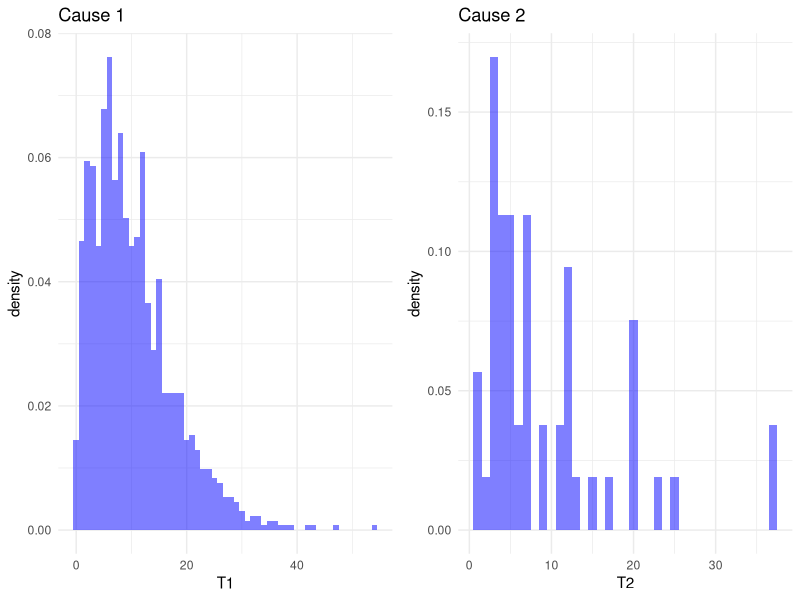

Write the R code that produced this figure.
## ---- chunk 1
knitr::opts_chunk$set(echo = TRUE)
# Libraries
library(gridExtra)
library(tidyverse)
## ---- chunk 2
n <- 1700

X0 <- rbinom(n, 1, 0.1627)
X1 <- rpois(n, 35)
L0 <- cbind(X0, X1)

# Effekt
alpha <- c(0, 0)
beta <- c(0.5816, -0.1)
## ---- chunk 3
# Parameters
lambda <- 0.0271
v <- 1.3841

# Specify hazard functions
weib_haz <- function(t) lambda * v * t ^ (v - 1)
weib_cum_haz <- function(t) lambda * t ^ v 

# Cause specific hazard functions
haz1 <- function(t) weib_haz(t) * exp(L0 %*% alpha)
haz2 <- function(t) weib_haz(t) * exp(L0 %*% beta)
## ---- chunk 4
# CDF of time to any event T
F_func <- function(t, x) {
  1 - exp( - (weib_cum_haz(t) * exp(t(alpha) %*% x) + 
            weib_cum_haz(t) * exp(t(beta) %*% x)))
}

# Inverse of the distribution function

inverse_F <- function(p, x, lower_bound = 0, upper_bound = 100) {
  # Define the root-finding function (F(t) - p)
  root_function <- function(t) {
    F_func(t, x) - p
  }
  # Use uniroot to find the value of t such that F(t) = y
  result <- uniroot(root_function, lower = lower_bound, upper = upper_bound)
  
  # Return the value of t
  return(result$root)
}
## ---- chunk 5
# Simulating uniform random variables
Z <- runif(n)
# Simulating event times
Ts <-  numeric(n)
for(i in 1:n){
  Ts[i] <- inverse_F(p = Z[i], x = L0[i,])
}

# Simulating censoring
censoring_time <- rweibull(n, 1.3841, 1/0.0271)
# The event variable
event <- ifelse(Ts <= censoring_time, 1, 0)
## ---- chunk 6
# The probability of cause of event being 1
p1 <- haz1(Ts) / (haz1(Ts) + haz2(Ts))

cause_type <- ifelse(event == 1, rbinom(n, 1, 1 - p1) + 1, 0) # 1 indicates cause 1, 2 indicates cause of event being 2

# Cause specific event times
T1 <- Ts[cause_type == 1]
T2 <- Ts[cause_type == 2]
## ---- chunk 7
plot_1 <- ggplot(data = data.frame(T1 = T1), aes(x = T1, y = ..density..)) + 
  geom_histogram(binwidth = 1, fill = "blue", alpha = 0.5) + 
  theme_minimal()+
  labs(title = "Cause 1")

plot_2 <- ggplot(data = data.frame(T2 = T2), aes(x = T2, y = ..density..)) + 
  geom_histogram(binwidth = 1, fill = "blue", alpha = 0.5) + 
  theme_minimal()+
  labs(title = "Cause 2")

grid.arrange(plot_1, plot_2, ncol = 2)
## ---- chunk 8
tibble(
  Id = n,
  X0 = X0,
  X1 = X1,
  "Time to event" = Ts,
  "Cause" = cause_type
)
## ---- chunk 9
N <- 100
## ---- chunk 10
eta <- 0.1
nu <- 1.2
## ---- chunk 11
# Effects
alpha <- c("a" = 0.1, "d" = 0.2, "c" = 0.3)


lambda <- function(t, x, k) {
  eta * nu * t ^ (nu - 1) * phi(t, x, k)
}

phi <- function(t, x, k) {
  if(x == "a" & k == 2){
    return(0)
  }
  exp(L0 * alpha[x])
}
## ---- chunk 12
sum_cum_haz <- function(u, t, k) {
  term <- eta * (phi(t,"a",k) + phi(t, "d", k) + phi(t, "c", k))
  term * ((t + u) ^ nu - t ^ nu)
}

sum_cum_haz_inv <- function(u, t, k) {
  term <- eta * (phi(t,"a",k) + phi(t, "d", k) + phi(t, "c", k))
  ((u + term * t ^ nu) / term ) ^ (1/nu) - t
}
## ---- chunk 13
probs <- function(t, k){
  summ <- phi(t,"a",k) + phi(t, "d", k) + phi(t, "c", k)
  c(phi(t, "a", k) / summ, phi(t, "d", k) / summ, phi(t, "c", k) / summ)
} 
## ---- chunk 14
res <- tibble(ID = numeric(), L0 = numeric(), Time = numeric(), Delta = numeric())

set.seed(98)

for(j in 1:N){
  
  # Draw
  L0 <- runif(1)
  
  # Initialize
  T_k1 <- 0
  Delta <- 0
  
  # Iterate
  
  Ts <- c()
  Deltas <- c()
  k <- 1
  
  while(Delta == 0){
    V <- runif(1)
    W_k1 <- sum_cum_haz_inv(-log(V), L0, k)
    T_k1 <- T_k1 + W_k1
    Ts[k] <- T_k1
    Deltas[k] <- sample(c(0,1,2), size = 1, prob = probs(T_k1, k))
    print(probs(T_k1, k))
    Delta <- Deltas[k]
    k <- k + 1
  }
  
  jth_res <- tibble(ID = rep(j, length(Ts)), 
                    L0 = rep(L0,length(Ts)), 
                    Time = Ts, 
                    Delta = Deltas) 
  res <- bind_rows(res, jth_res)
}

res

table(res$Delta)
## ---- chunk 15
N <- 100
eta <- 0.1
nu <- 1.2
alpha <- c("a" = 0.1, "d" = 0.2, "c" = 0.3)

sur_sim <- function(N, alpha, eta, nu) {
  
  # Intensities

  phi <- function(t, x, k) {
    if(x == "a" & k == 2){
      return(0)
    }
    exp(L0 * alpha[x])
  }
  
  # Inverse Summed Cumulative hazard

  sum_cum_haz_inv <- function(u, t, k) {
    term <- eta * (phi(t,"a",k) + phi(t, "d", k) + phi(t, "c", k))
    ((u + term * t ^ nu) / term ) ^ (1/nu) - t
  }
  
  # Event probabilities
  probs <- function(t, k){
    summ <- phi(t,"a",k) + phi(t, "d", k) + phi(t, "c", k)
    c(phi(t, "a", k) / summ, phi(t, "d", k) / summ, phi(t, "c", k) / summ)
  }
  
  # Simulation
  res <- tibble(ID = numeric(), L0 = numeric(), Time = numeric(), Delta = numeric())

  for(j in 1:N){
    
    # Draw
    L0 <- runif(1)
    
    # Initialize
    T_k1 <- 0
    Delta <- 0
    
    # Iterate
    Ts <- c()
    Deltas <- c()
    k <- 1
    
    while(Delta == 0){
      V <- runif(1)
      W_k1 <- sum_cum_haz_inv(-log(V), T_k1, k)
      T_k1 <- T_k1 + W_k1
      Ts[k] <- T_k1
      Deltas[k] <- sample(c(0,1,2), size = 1, prob = probs(T_k1, k))
      Delta <- Deltas[k]
      k <- k + 1
    }
    
    jth_res <- tibble(ID = rep(j, length(Ts)), 
                      L0 = rep(L0,length(Ts)), 
                      Time = Ts, 
                      Delta = Deltas) 
    res <- bind_rows(res, jth_res)
  }
  return(res)
}
## ---- chunk 16
sur_sim(N, alpha, eta, nu)
